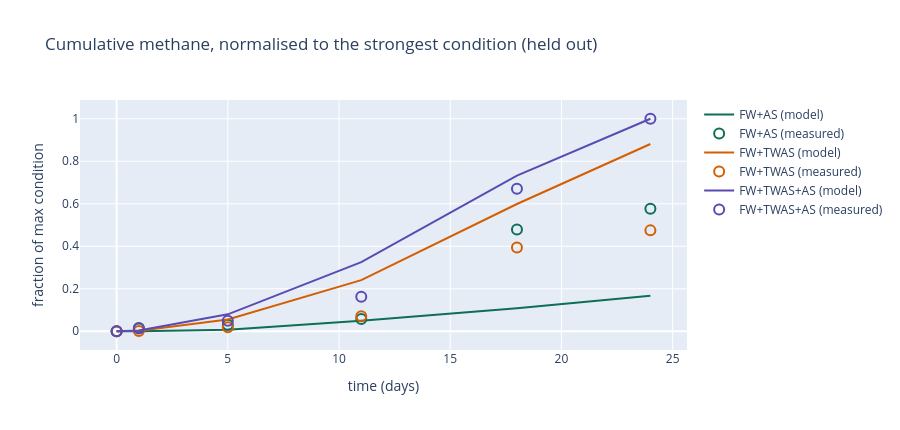

The notebook cell this image was saved under:
### Code cell
import plotly.graph_objects as go

palette = dict(zip(conditions, ["#0f6e56", "#d55e00", "#5a4bb3"]))
fig = go.Figure()
for c in conditions:
    fig.add_scatter(x=experiments[0].time, y=pred[c] / pnorm, mode="lines",
                    name=f"{c} (model)", line=dict(color=palette[c]))
    fig.add_scatter(x=obs_time, y=observed[c] / onorm, mode="markers", name=f"{c} (measured)",
                    marker=dict(color=palette[c], symbol="circle-open", size=10, line=dict(width=2)))
fig.update_layout(title="Cumulative methane, normalised to the strongest condition (held out)",
                  xaxis_title="time (days)", yaxis_title="fraction of max condition", height=430)
fig.show()

r = np.corrcoef(np.concatenate([pred[c] / pnorm for c in conditions]),
                np.concatenate([observed[c] / onorm for c in conditions]))[0, 1]
print(f"Pearson r (normalised, all conditions x timepoints) = {r:.3f}")

### Figure 1 — Plotly figure (JSON) as saved in the notebook; plotly's stock layout.template omitted (floating-point values rounded to 4 significant figures)
{"data": [{"line": {"color": "#0f6e56"}, "mode": "lines", "name": "FW+AS (model)", "type": "scatter", "x": [0, 1, 5, 11, 18, 24], "y": [0.0, 0.0002268, 0.007438, 0.04895, 0.1086, 0.1668]}, {"marker": {"color": "#0f6e56", "line": {"width": 2}, "size": 10, "symbol": "circle-open"}, "mode": "markers", "name": "FW+AS (measured)", "type": "scatter", "x": [0, 1, 5, 11, 18, 24], "y": [0.0, 0.01521, 0.03064, 0.05737, 0.4791, 0.5761]}, {"line": {"color": "#d55e00"}, "mode": "lines", "name": "FW+TWAS (model)", "type": "scatter", "x": [0, 1, 5, 11, 18, 24], "y": [0.0, 0.001903, 0.0555, 0.2407, 0.5989, 0.8812]}, {"marker": {"color": "#d55e00", "line": {"width": 2}, "size": 10, "symbol": "circle-open"}, "mode": "markers", "name": "FW+TWAS (measured)", "type": "scatter", "x": [0, 1, 5, 11, 18, 24], "y": [0.0, 0.0007761, 0.01931, 0.07055, 0.3943, 0.4748]}, {"line": {"color": "#5a4bb3"}, "mode": "lines", "name": "FW+TWAS+AS (model)", "type": "scatter", "x": [0, 1, 5, 11, 18, 24], "y": [0.0, 0.00304, 0.07966, 0.3252, 0.7327, 1.0]}, {"marker": {"color": "#5a4bb3", "line": {"width": 2}, "size": 10, "symbol": "circle-open"}, "mode": "markers", "name": "FW+TWAS+AS (measured)", "type": "scatter", "x": [0, 1, 5, 11, 18, 24], "y": [0.0, 0.01296, 0.04887, 0.1622, 0.6709, 1.0]}], "layout": {"height": 430, "title": {"text": "Cumulative methane, normalised to the strongest condition (held out)"}, "xaxis": {"title": {"text": "time (days)"}}, "yaxis": {"title": {"text": "fraction of max condition"}}}}
